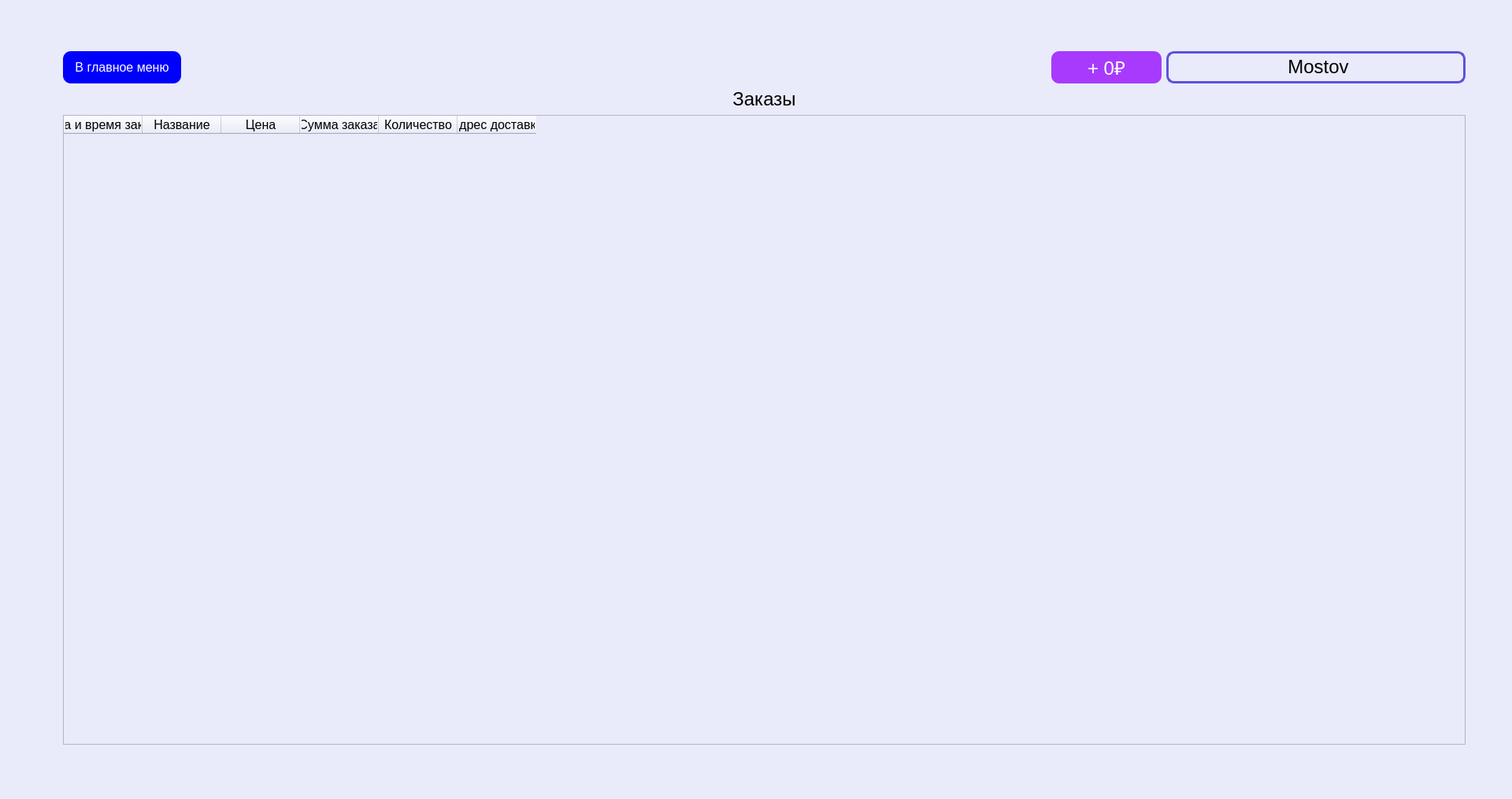
<?xml version="1.0" encoding="UTF-8"?>
<ui version="4.0">
 <class>MainWindow</class>
 <widget class="QMainWindow" name="MainWindow">
  <property name="windowModality">
   <enum>Qt::WindowModal</enum>
  </property>
  <property name="geometry">
   <rect>
    <x>0</x>
    <y>0</y>
    <width>1920</width>
    <height>1015</height>
   </rect>
  </property>
  <property name="minimumSize">
   <size>
    <width>0</width>
    <height>0</height>
   </size>
  </property>
  <property name="maximumSize">
   <size>
    <width>1920</width>
    <height>1080</height>
   </size>
  </property>
  <property name="windowTitle">
   <string>Most-Web</string>
  </property>
  <property name="windowIcon">
   <iconset>
    <normaloff>Логотип увеличенный.ico</normaloff>Логотип увеличенный.ico</iconset>
  </property>
  <property name="styleSheet">
   <string notr="true">background-color: rgb(233, 235, 250)</string>
  </property>
  <widget class="QWidget" name="centralwidget">
   <widget class="QWidget" name="layoutWidget">
    <property name="geometry">
     <rect>
      <x>80</x>
      <y>65</y>
      <width>1781</width>
      <height>881</height>
     </rect>
    </property>
    <layout class="QVBoxLayout" name="verticalLayout">
     <item>
      <layout class="QHBoxLayout" name="horizontalLayout">
       <item>
        <widget class="QPushButton" name="back_menu_btn">
         <property name="minimumSize">
          <size>
           <width>150</width>
           <height>41</height>
          </size>
         </property>
         <property name="palette">
          <palette>
           <active>
            <colorrole role="WindowText">
             <brush brushstyle="SolidPattern">
              <color alpha="255">
               <red>255</red>
               <green>255</green>
               <blue>255</blue>
              </color>
             </brush>
            </colorrole>
            <colorrole role="Button">
             <brush brushstyle="SolidPattern">
              <color alpha="255">
               <red>0</red>
               <green>0</green>
               <blue>255</blue>
              </color>
             </brush>
            </colorrole>
            <colorrole role="Text">
             <brush brushstyle="SolidPattern">
              <color alpha="255">
               <red>255</red>
               <green>255</green>
               <blue>255</blue>
              </color>
             </brush>
            </colorrole>
            <colorrole role="ButtonText">
             <brush brushstyle="SolidPattern">
              <color alpha="255">
               <red>255</red>
               <green>255</green>
               <blue>255</blue>
              </color>
             </brush>
            </colorrole>
            <colorrole role="Base">
             <brush brushstyle="SolidPattern">
              <color alpha="255">
               <red>0</red>
               <green>0</green>
               <blue>255</blue>
              </color>
             </brush>
            </colorrole>
            <colorrole role="Window">
             <brush brushstyle="SolidPattern">
              <color alpha="255">
               <red>0</red>
               <green>0</green>
               <blue>255</blue>
              </color>
             </brush>
            </colorrole>
           </active>
           <inactive>
            <colorrole role="WindowText">
             <brush brushstyle="SolidPattern">
              <color alpha="255">
               <red>255</red>
               <green>255</green>
               <blue>255</blue>
              </color>
             </brush>
            </colorrole>
            <colorrole role="Button">
             <brush brushstyle="SolidPattern">
              <color alpha="255">
               <red>0</red>
               <green>0</green>
               <blue>255</blue>
              </color>
             </brush>
            </colorrole>
            <colorrole role="Text">
             <brush brushstyle="SolidPattern">
              <color alpha="255">
               <red>255</red>
               <green>255</green>
               <blue>255</blue>
              </color>
             </brush>
            </colorrole>
            <colorrole role="ButtonText">
             <brush brushstyle="SolidPattern">
              <color alpha="255">
               <red>255</red>
               <green>255</green>
               <blue>255</blue>
              </color>
             </brush>
            </colorrole>
            <colorrole role="Base">
             <brush brushstyle="SolidPattern">
              <color alpha="255">
               <red>0</red>
               <green>0</green>
               <blue>255</blue>
              </color>
             </brush>
            </colorrole>
            <colorrole role="Window">
             <brush brushstyle="SolidPattern">
              <color alpha="255">
               <red>0</red>
               <green>0</green>
               <blue>255</blue>
              </color>
             </brush>
            </colorrole>
           </inactive>
           <disabled>
            <colorrole role="WindowText">
             <brush brushstyle="SolidPattern">
              <color alpha="255">
               <red>255</red>
               <green>255</green>
               <blue>255</blue>
              </color>
             </brush>
            </colorrole>
            <colorrole role="Button">
             <brush brushstyle="SolidPattern">
              <color alpha="255">
               <red>0</red>
               <green>0</green>
               <blue>255</blue>
              </color>
             </brush>
            </colorrole>
            <colorrole role="Text">
             <brush brushstyle="SolidPattern">
              <color alpha="255">
               <red>255</red>
               <green>255</green>
               <blue>255</blue>
              </color>
             </brush>
            </colorrole>
            <colorrole role="ButtonText">
             <brush brushstyle="SolidPattern">
              <color alpha="255">
               <red>255</red>
               <green>255</green>
               <blue>255</blue>
              </color>
             </brush>
            </colorrole>
            <colorrole role="Base">
             <brush brushstyle="SolidPattern">
              <color alpha="255">
               <red>0</red>
               <green>0</green>
               <blue>255</blue>
              </color>
             </brush>
            </colorrole>
            <colorrole role="Window">
             <brush brushstyle="SolidPattern">
              <color alpha="255">
               <red>0</red>
               <green>0</green>
               <blue>255</blue>
              </color>
             </brush>
            </colorrole>
           </disabled>
          </palette>
         </property>
         <property name="font">
          <font>
           <pointsize>12</pointsize>
          </font>
         </property>
         <property name="styleSheet">
          <string notr="true">#back_menu_btn {
   background-color:rgb(0, 0, 255); /* Цвет фона кнопки */
    border-radius: 10px; /* Устанавливаем радиус закругления углов */
    color: white; /* Цвет текста кнопки */
}
#back_menu_btn:hover {
                background-color: rgb(0, 0, 158)
}

</string>
         </property>
         <property name="text">
          <string>В главное меню</string>
         </property>
        </widget>
       </item>
       <item>
        <spacer name="horizontalSpacer">
         <property name="orientation">
          <enum>Qt::Horizontal</enum>
         </property>
         <property name="sizeHint" stdset="0">
          <size>
           <width>40</width>
           <height>20</height>
          </size>
         </property>
        </spacer>
       </item>
       <item>
        <widget class="QPushButton" name="popolnenie_balans_btn">
         <property name="minimumSize">
          <size>
           <width>140</width>
           <height>41</height>
          </size>
         </property>
         <property name="palette">
          <palette>
           <active>
            <colorrole role="WindowText">
             <brush brushstyle="SolidPattern">
              <color alpha="255">
               <red>255</red>
               <green>255</green>
               <blue>255</blue>
              </color>
             </brush>
            </colorrole>
            <colorrole role="Button">
             <brush brushstyle="SolidPattern">
              <color alpha="255">
               <red>167</red>
               <green>58</green>
               <blue>253</blue>
              </color>
             </brush>
            </colorrole>
            <colorrole role="Text">
             <brush brushstyle="SolidPattern">
              <color alpha="255">
               <red>255</red>
               <green>255</green>
               <blue>255</blue>
              </color>
             </brush>
            </colorrole>
            <colorrole role="ButtonText">
             <brush brushstyle="SolidPattern">
              <color alpha="255">
               <red>255</red>
               <green>255</green>
               <blue>255</blue>
              </color>
             </brush>
            </colorrole>
            <colorrole role="Base">
             <brush brushstyle="SolidPattern">
              <color alpha="255">
               <red>167</red>
               <green>58</green>
               <blue>253</blue>
              </color>
             </brush>
            </colorrole>
            <colorrole role="Window">
             <brush brushstyle="SolidPattern">
              <color alpha="255">
               <red>167</red>
               <green>58</green>
               <blue>253</blue>
              </color>
             </brush>
            </colorrole>
           </active>
           <inactive>
            <colorrole role="WindowText">
             <brush brushstyle="SolidPattern">
              <color alpha="255">
               <red>255</red>
               <green>255</green>
               <blue>255</blue>
              </color>
             </brush>
            </colorrole>
            <colorrole role="Button">
             <brush brushstyle="SolidPattern">
              <color alpha="255">
               <red>167</red>
               <green>58</green>
               <blue>253</blue>
              </color>
             </brush>
            </colorrole>
            <colorrole role="Text">
             <brush brushstyle="SolidPattern">
              <color alpha="255">
               <red>255</red>
               <green>255</green>
               <blue>255</blue>
              </color>
             </brush>
            </colorrole>
            <colorrole role="ButtonText">
             <brush brushstyle="SolidPattern">
              <color alpha="255">
               <red>255</red>
               <green>255</green>
               <blue>255</blue>
              </color>
             </brush>
            </colorrole>
            <colorrole role="Base">
             <brush brushstyle="SolidPattern">
              <color alpha="255">
               <red>167</red>
               <green>58</green>
               <blue>253</blue>
              </color>
             </brush>
            </colorrole>
            <colorrole role="Window">
             <brush brushstyle="SolidPattern">
              <color alpha="255">
               <red>167</red>
               <green>58</green>
               <blue>253</blue>
              </color>
             </brush>
            </colorrole>
           </inactive>
           <disabled>
            <colorrole role="WindowText">
             <brush brushstyle="SolidPattern">
              <color alpha="255">
               <red>255</red>
               <green>255</green>
               <blue>255</blue>
              </color>
             </brush>
            </colorrole>
            <colorrole role="Button">
             <brush brushstyle="SolidPattern">
              <color alpha="255">
               <red>167</red>
               <green>58</green>
               <blue>253</blue>
              </color>
             </brush>
            </colorrole>
            <colorrole role="Text">
             <brush brushstyle="SolidPattern">
              <color alpha="255">
               <red>255</red>
               <green>255</green>
               <blue>255</blue>
              </color>
             </brush>
            </colorrole>
            <colorrole role="ButtonText">
             <brush brushstyle="SolidPattern">
              <color alpha="255">
               <red>255</red>
               <green>255</green>
               <blue>255</blue>
              </color>
             </brush>
            </colorrole>
            <colorrole role="Base">
             <brush brushstyle="SolidPattern">
              <color alpha="255">
               <red>167</red>
               <green>58</green>
               <blue>253</blue>
              </color>
             </brush>
            </colorrole>
            <colorrole role="Window">
             <brush brushstyle="SolidPattern">
              <color alpha="255">
               <red>167</red>
               <green>58</green>
               <blue>253</blue>
              </color>
             </brush>
            </colorrole>
           </disabled>
          </palette>
         </property>
         <property name="font">
          <font>
           <pointsize>18</pointsize>
          </font>
         </property>
         <property name="focusPolicy">
          <enum>Qt::ClickFocus</enum>
         </property>
         <property name="styleSheet">
          <string notr="true">#popolnenie_balans_btn {
   background-color: rgb(167, 58, 253); /* Цвет фона кнопки */
    border-radius: 10px; /* Устанавливаем радиус закругления углов */
    color: white; /* Цвет текста кнопки */
}
#popolnenie_balans_btn:hover {
                background-color: rgb(247, 8, 255)
}
#popolnenie_balans_btn:pressed {
	background-color: rgb(81, 6, 100)
}

</string>
         </property>
         <property name="text">
          <string>+ 0₽</string>
         </property>
        </widget>
       </item>
       <item>
        <widget class="QLabel" name="name_label">
         <property name="minimumSize">
          <size>
           <width>380</width>
           <height>41</height>
          </size>
         </property>
         <property name="font">
          <font>
           <pointsize>18</pointsize>
          </font>
         </property>
         <property name="styleSheet">
          <string notr="true">                    border-radius: 10px;
                    border: 3px solid rgb(92, 83, 220);</string>
         </property>
         <property name="text">
          <string>&lt;html&gt;&lt;head/&gt;&lt;body&gt;&lt;p align=&quot;center&quot;&gt;Mostov&lt;/p&gt;&lt;/body&gt;&lt;/html&gt;</string>
         </property>
        </widget>
       </item>
      </layout>
     </item>
     <item>
      <widget class="QLabel" name="label">
       <property name="font">
        <font>
         <pointsize>18</pointsize>
        </font>
       </property>
       <property name="text">
        <string>Заказы</string>
       </property>
       <property name="alignment">
        <set>Qt::AlignCenter</set>
       </property>
      </widget>
     </item>
     <item>
      <widget class="QTableWidget" name="table_orders">
       <property name="font">
        <font>
         <pointsize>12</pointsize>
        </font>
       </property>
       <property name="horizontalScrollBarPolicy">
        <enum>Qt::ScrollBarAlwaysOff</enum>
       </property>
       <property name="editTriggers">
        <set>QAbstractItemView::DoubleClicked</set>
       </property>
       <column>
        <property name="text">
         <string>Дата и время заказа</string>
        </property>
        <property name="font">
         <font>
          <pointsize>12</pointsize>
         </font>
        </property>
       </column>
       <column>
        <property name="text">
         <string>Название</string>
        </property>
        <property name="font">
         <font>
          <pointsize>12</pointsize>
         </font>
        </property>
       </column>
       <column>
        <property name="text">
         <string>Цена</string>
        </property>
        <property name="font">
         <font>
          <pointsize>12</pointsize>
         </font>
        </property>
       </column>
       <column>
        <property name="text">
         <string>Сумма заказа</string>
        </property>
        <property name="font">
         <font>
          <pointsize>12</pointsize>
         </font>
        </property>
       </column>
       <column>
        <property name="text">
         <string>Количество</string>
        </property>
        <property name="font">
         <font>
          <pointsize>12</pointsize>
         </font>
        </property>
       </column>
       <column>
        <property name="text">
         <string>Адрес доставки</string>
        </property>
        <property name="font">
         <font>
          <pointsize>12</pointsize>
         </font>
        </property>
       </column>
      </widget>
     </item>
    </layout>
   </widget>
  </widget>
  <widget class="QStatusBar" name="statusbar"/>
 </widget>
 <resources/>
 <connections/>
</ui>
